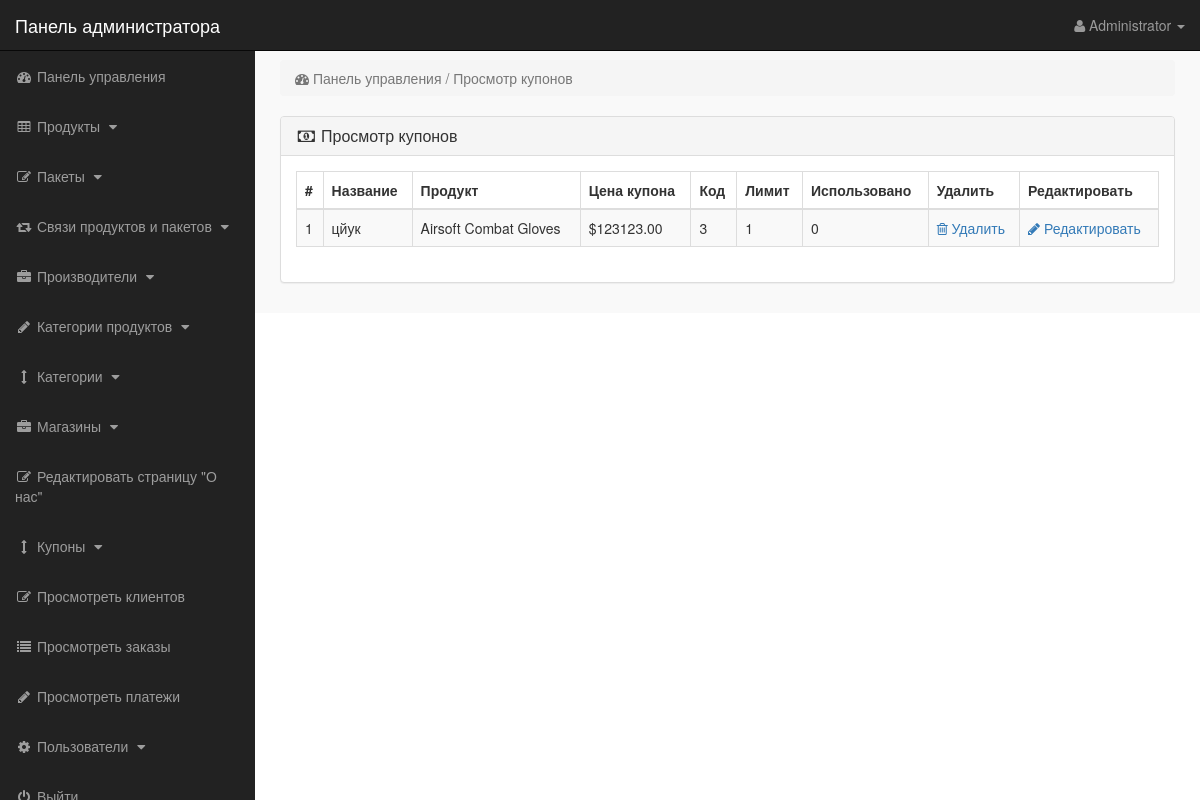
The page /admin_area/index.php?view_coupons (signed in) on the database its author committed.
### tables this page shows
CREATE TABLE `coupons` (
  `coupon_id` int(11) NOT NULL,
  `coupon_title` varchar(255) NOT NULL,
  `coupon_price` decimal(10,2) NOT NULL,
  `coupon_code` varchar(255) NOT NULL,
  `coupon_limit` int(11) NOT NULL,
  `coupon_used` int(11) NOT NULL DEFAULT 0,
  `product_id` int(11) NOT NULL
);

CREATE TABLE `products` (
  `product_id` int(10) NOT NULL,
  `p_cat_id` int(10) NOT NULL,
  `cat_id` int(10) NOT NULL,
  `manufacturer_id` int(10) NOT NULL,
  `date` timestamp NOT NULL DEFAULT current_timestamp() ON UPDATE current_timestamp(),
  `product_title` mediumtext NOT NULL,
  `product_url` mediumtext NOT NULL,
  `product_img1` mediumtext NOT NULL,
  `product_img2` mediumtext NOT NULL,
  `product_img3` mediumtext NOT NULL,
  `product_price` int(10) NOT NULL,
  `product_psp_price` int(100) NOT NULL,
  `product_desc` mediumtext NOT NULL,
  `product_features` mediumtext NOT NULL,
  `product_video` mediumtext NOT NULL,
  `product_keywords` mediumtext NOT NULL,
  `product_label` mediumtext NOT NULL,
  `status` varchar(255) NOT NULL
);

### admin_area/view_coupons.php (the view)
<?php
if (!isset($_SESSION['admin_email'])) {
    echo "<script>window.open('login.php','_self')</script>";
} else {
?>
<div class="row">
    <div class="col-lg-12">
        <ol class="breadcrumb">
            <li class="active">
                <i class="fa fa-dashboard"></i> Панель управления / Просмотр купонов
            </li>
        </ol>
    </div>
</div>
<div class="row">
    <div class="col-lg-12">
        <div class="panel panel-default">
            <div class="panel-heading">
                <h3 class="panel-title">
                    <i class="fa fa-money fa-fw"></i> Просмотр купонов
                </h3>
            </div>
            <div class="panel-body">
                <div class="table-responsive">
                    <table class="table table-bordered table-hover table-striped">
                        <thead>
                        <tr>
                            <th>#</th>
                            <th>Название</th>
                            <th>Продукт</th>
                            <th>Цена купона</th>
                            <th>Код</th>
                            <th>Лимит</th>
                            <th>Использовано</th>
                            <th>Удалить</th>
                            <th>Редактировать</th>
                        </tr>
                        </thead>
                        <tbody>
                        <?php
                        $i = 0;
                        $get_coupons = "SELECT * FROM coupons";
                        $run_coupons = mysqli_query($con, $get_coupons);
                        while ($row_coupons = mysqli_fetch_array($run_coupons)) {
                            $coupon_id = $row_coupons['coupon_id'];
                            $product_id = $row_coupons['product_id'];
                            $coupon_title = $row_coupons['coupon_title'];
                            $coupon_price = $row_coupons['coupon_price'];
                            $coupon_code = $row_coupons['coupon_code'];
                            $coupon_limit = $row_coupons['coupon_limit'];
                            $coupon_used = $row_coupons['coupon_used'];
                            $get_products = "SELECT * FROM products WHERE product_id='$product_id'";
                            $run_products = mysqli_query($con, $get_products);
                            $row_products = mysqli_fetch_array($run_products);
                            $product_title = $row_products['product_title'];
                            $i++;
                        ?>
                        <tr>
                            <td><?php echo $i; ?></td>
                            <td><?php echo $coupon_title; ?></td>
                            <td><?php echo $product_title; ?></td>
                            <td><?php echo "$$coupon_price"; ?></td>
                            <td><?php echo $coupon_code; ?></td>
                            <td><?php echo $coupon_limit; ?></td>
                            <td><?php echo $coupon_used; ?></td>
                            <td>
                                <a href="index.php?delete_coupon=<?php echo $coupon_id; ?>">
                                    <i class="fa fa-trash-o"></i> Удалить
                                </a>
                            </td>
                            <td>
                                <a href="index.php?edit_coupon=<?php echo $coupon_id; ?>">
                                    <i class="fa fa-pencil"></i> Редактировать
                                </a>
                            </td>
                        </tr>
                        <?php } ?>
                        </tbody>
                    </table>
                </div>
            </div>
        </div>
    </div>
</div>
<?php } ?>

### admin_area/includes/sidebar.php (shortened to what this page needs)
<?php
if (!isset($_SESSION['admin_email'])) {
    echo "<script>window.open('login.php','_self')</script>";
} else {
    ?>
    <nav class="navbar navbar-inverse navbar-fixed-top">
        <div class="navbar-header">
            <a class="navbar-brand" href="index.php?dashboard">Панель администратора</a>
        </div>
        <ul class="nav navbar-right top-nav">
            <li class="dropdown">
                <a href="#" class="dropdown-toggle" data-toggle="dropdown">
                    <i class="fa fa-user"></i>
                    <?php echo $admin_name; ?> <b class="caret"></b>
                </a>
            </li>
        </ul>
        <div class="collapse navbar-collapse navbar-ex1-collapse">
            <ul class="nav navbar-nav side-nav">
                <li>
                    <a href="index.php?dashboard">
                        <i class="fa fa-fw fa-dashboard"></i> Панель управления
                    </a>
                </li>
                <li>
                    <a href="#" data-toggle="collapse" data-target="#products">
                        <i class="fa fa-fw fa-table"></i> Продукты
                        <i class="fa fa-fw fa-caret-down"></i>
                    </a>
                </li>
                <li>
                    <a href="#" data-toggle="collapse" data-target="#bundles">
                        <i class="fa fa-fw fa-edit"></i> Пакеты
                        <i class="fa fa-fw fa-caret-down"></i>
                    </a>
                </li>
                <li>
                    <a href="#" data-toggle="collapse" data-target="#relations">
                        <i class="fa fa-fw fa-retweet"></i> Связи продуктов и пакетов
                        <i class="fa fa-fw fa-caret-down"></i>
                    </a>
                </li>
                <li>
                    <a href="#" data-toggle="collapse" data-target="#manufacturers">
                        <i class="fa fa-fw fa-briefcase"></i> Производители
                        <i class="fa fa-fw fa-caret-down"></i>
                    </a>
                </li>
                <li>
                    <a href="#" data-toggle="collapse" data-target="#p_cat">
                        <i class="fa fa-fw fa-pencil"></i> Категории продуктов
                        <i class="fa fa-fw fa-caret-down"></i>
                    </a>
                </li>
                <li>
                    <a href="#" data-toggle="collapse" data-target="#cat">
                        <i class="fa fa-fw fa-arrows-v"></i> Категории
                        <i class="fa fa-fw fa-caret-down"></i>
                    </a>
                </li>
                <li>
                    <a href="#" data-toggle="collapse" data-target="#store">
                        <i class="fa fa-fw fa-briefcase"></i> Магазины
                        <i class="fa fa-fw fa-caret-down"></i>
                    </a>
                </li>
                <li>
                    <a href="index.php?edit_about_us">
                        <i class="fa fa-fw fa-edit"></i> Редактировать страницу "О нас"
                    </a>
                </li>
                <li>
                    <a href="#" data-toggle="collapse" data-target="#coupons">
                        <i class="fa fa-fw fa-arrows-v"></i> Купоны
                        <i class="fa fa-fw fa-caret-down"></i>
                    </a>
                </li>
                <li>
                    <a href="index.php?view_customers">
                        <i class="fa fa-fw fa-edit"></i> Просмотреть клиентов
                    </a>
                </li>
                <li>
                    <a href="index.php?view_orders">
                        <i class="fa fa-fw fa-list"></i> Просмотреть заказы
                    </a>
                </li>
                <li>
                    <a href="index.php?view_payments">
                        <i class="fa fa-fw fa-pencil"></i> Просмотреть платежи
                    </a>
                </li>
                <li>
                    <a href="#" data-toggle="collapse" data-target="#users">
                        <i class="fa fa-fw fa-gear"></i> Пользователи
                        <i class="fa fa-fw fa-caret-down"></i>
                    </a>
                </li>
                <li>
                    <a href="logout.php">
                        <i class="fa fa-fw fa-power-off"></i> Выйти
                    </a>
                </li>
            </ul>
        </div>
    </nav>
<?php } ?>

### admin_area/css/style.css (style rules this page uses)
body { margin-top:100px; }
@media (min-width: 768px) { body { margin-top:50px; } }
.top-nav { padding:0 15px; }
.top-nav>li { display:inline-block; float:left; }
.top-nav>li>a { padding-top:15px; padding-bottom:15px; line-height:20px; color:#999; }
@media (min-width: 768px) { .side-nav { position:fixed; top:51px; width:255px; border-radius:0; overflow-y:auto; background-color: #222; bottom:0; overflow-x:hidden; padding-bottom:40px; } }
@media (min-width: 768px) { .side-nav>li>a { width:255px; } }
.panel-body { border-radius:5px; }

### rows shown on the page
coupons: coupon_title "цйук", product.product_title "Airsoft Combat Gloves", coupon_price "123123.00", coupon_code "3", coupon_limit "1", coupon_used "0"

### other values the page prints
$admin_name "Administrator"
